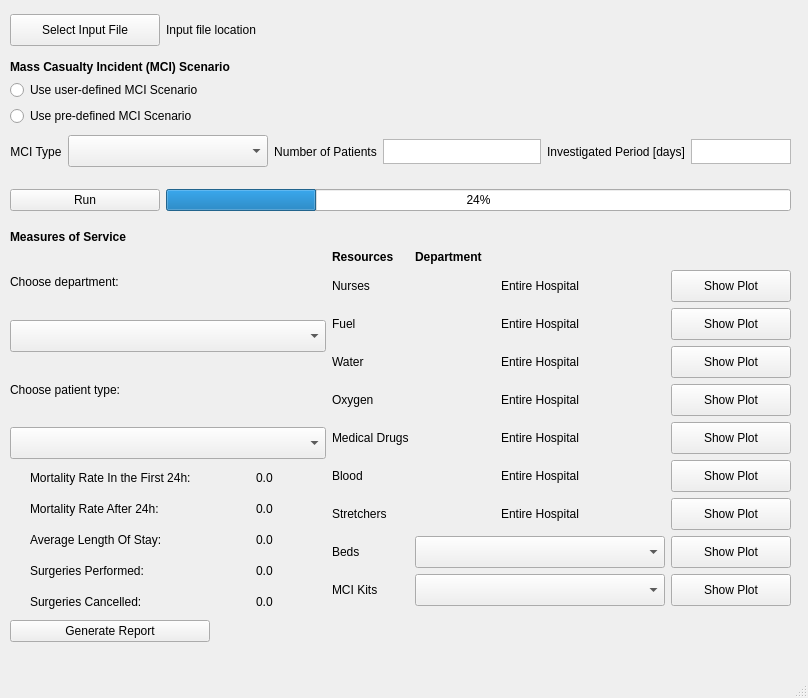
<?xml version="1.0" encoding="UTF-8"?>
<ui version="4.0">
 <class>MainWindow</class>
 <widget class="QMainWindow" name="MainWindow">
  <property name="geometry">
   <rect>
    <x>0</x>
    <y>0</y>
    <width>808</width>
    <height>698</height>
   </rect>
  </property>
  <property name="sizePolicy">
   <sizepolicy hsizetype="Preferred" vsizetype="Preferred">
    <horstretch>0</horstretch>
    <verstretch>0</verstretch>
   </sizepolicy>
  </property>
  <property name="windowTitle">
   <string>MCI Planning Tool</string>
  </property>
  <widget class="QWidget" name="centralwidget">
   <property name="sizePolicy">
    <sizepolicy hsizetype="Expanding" vsizetype="Expanding">
     <horstretch>0</horstretch>
     <verstretch>0</verstretch>
    </sizepolicy>
   </property>
   <widget class="QWidget" name="horizontalLayoutWidget">
    <property name="geometry">
     <rect>
      <x>10</x>
      <y>10</y>
      <width>781</width>
      <height>41</height>
     </rect>
    </property>
    <layout class="QHBoxLayout" name="horizontalLayout">
     <property name="sizeConstraint">
      <enum>QLayout::SetNoConstraint</enum>
     </property>
     <item>
      <widget class="QPushButton" name="button_select_file">
       <property name="sizePolicy">
        <sizepolicy hsizetype="Expanding" vsizetype="Expanding">
         <horstretch>0</horstretch>
         <verstretch>0</verstretch>
        </sizepolicy>
       </property>
       <property name="minimumSize">
        <size>
         <width>150</width>
         <height>32</height>
        </size>
       </property>
       <property name="maximumSize">
        <size>
         <width>150</width>
         <height>32</height>
        </size>
       </property>
       <property name="text">
        <string>Select Input File</string>
       </property>
      </widget>
     </item>
     <item alignment="Qt::AlignLeft|Qt::AlignVCenter">
      <widget class="QLabel" name="label_input_file_location">
       <property name="text">
        <string>Input file location                                                                                                                   </string>
       </property>
      </widget>
     </item>
    </layout>
   </widget>
   <widget class="QWidget" name="verticalLayoutWidget">
    <property name="geometry">
     <rect>
      <x>10</x>
      <y>60</y>
      <width>781</width>
      <height>111</height>
     </rect>
    </property>
    <layout class="QVBoxLayout" name="verticalLayout_8">
     <property name="sizeConstraint">
      <enum>QLayout::SetNoConstraint</enum>
     </property>
     <item>
      <widget class="QLabel" name="label_MassCasualtyIncidentScenario">
       <property name="font">
        <font>
         <bold>true</bold>
        </font>
       </property>
       <property name="text">
        <string>Mass Casualty Incident (MCI) Scenario</string>
       </property>
       <property name="alignment">
        <set>Qt::AlignLeading|Qt::AlignLeft|Qt::AlignTop</set>
       </property>
      </widget>
     </item>
     <item>
      <widget class="QRadioButton" name="radioButton_userDefinedMCI">
       <property name="sizePolicy">
        <sizepolicy hsizetype="Preferred" vsizetype="Preferred">
         <horstretch>0</horstretch>
         <verstretch>0</verstretch>
        </sizepolicy>
       </property>
       <property name="text">
        <string>Use user-defined MCI Scenario</string>
       </property>
      </widget>
     </item>
     <item>
      <widget class="QRadioButton" name="radioButton_preDefinedMCI">
       <property name="sizePolicy">
        <sizepolicy hsizetype="Preferred" vsizetype="Preferred">
         <horstretch>0</horstretch>
         <verstretch>0</verstretch>
        </sizepolicy>
       </property>
       <property name="text">
        <string>Use pre-defined MCI Scenario</string>
       </property>
      </widget>
     </item>
     <item>
      <layout class="QHBoxLayout" name="horizontalLayout_3">
       <item>
        <widget class="QLabel" name="label_preDefinedMCIType">
         <property name="sizePolicy">
          <sizepolicy hsizetype="Preferred" vsizetype="Preferred">
           <horstretch>0</horstretch>
           <verstretch>0</verstretch>
          </sizepolicy>
         </property>
         <property name="text">
          <string>MCI Type</string>
         </property>
         <property name="alignment">
          <set>Qt::AlignCenter</set>
         </property>
        </widget>
       </item>
       <item>
        <widget class="QComboBox" name="comboBox_preDefinedMCIType">
         <property name="sizePolicy">
          <sizepolicy hsizetype="Preferred" vsizetype="Preferred">
           <horstretch>0</horstretch>
           <verstretch>0</verstretch>
          </sizepolicy>
         </property>
         <property name="minimumSize">
          <size>
           <width>200</width>
           <height>32</height>
          </size>
         </property>
         <property name="maximumSize">
          <size>
           <width>1000</width>
           <height>32</height>
          </size>
         </property>
        </widget>
       </item>
       <item>
        <widget class="QLabel" name="label_NumberOfPatients">
         <property name="sizePolicy">
          <sizepolicy hsizetype="Preferred" vsizetype="Preferred">
           <horstretch>0</horstretch>
           <verstretch>0</verstretch>
          </sizepolicy>
         </property>
         <property name="text">
          <string>Number of Patients</string>
         </property>
         <property name="alignment">
          <set>Qt::AlignCenter</set>
         </property>
        </widget>
       </item>
       <item>
        <widget class="QTextEdit" name="textEdit_NumberOfPatients">
         <property name="sizePolicy">
          <sizepolicy hsizetype="Expanding" vsizetype="Fixed">
           <horstretch>0</horstretch>
           <verstretch>0</verstretch>
          </sizepolicy>
         </property>
         <property name="minimumSize">
          <size>
           <width>100</width>
           <height>25</height>
          </size>
         </property>
         <property name="maximumSize">
          <size>
           <width>300</width>
           <height>25</height>
          </size>
         </property>
         <property name="verticalScrollBarPolicy">
          <enum>Qt::ScrollBarAlwaysOff</enum>
         </property>
         <property name="html">
          <string>&lt;!DOCTYPE HTML PUBLIC &quot;-//W3C//DTD HTML 4.0//EN&quot; &quot;http://www.w3.org/TR/REC-html40/strict.dtd&quot;&gt;
&lt;html&gt;&lt;head&gt;&lt;meta name=&quot;qrichtext&quot; content=&quot;1&quot; /&gt;&lt;meta charset=&quot;utf-8&quot; /&gt;&lt;style type=&quot;text/css&quot;&gt;
p, li { white-space: pre-wrap; }
hr { height: 1px; border-width: 0; }
li.unchecked::marker { content: &quot;\2610&quot;; }
li.checked::marker { content: &quot;\2612&quot;; }
&lt;/style&gt;&lt;/head&gt;&lt;body style=&quot; font-family:'.AppleSystemUIFont'; font-size:13pt; font-weight:400; font-style:normal;&quot;&gt;
&lt;p style=&quot;-qt-paragraph-type:empty; margin-top:0px; margin-bottom:0px; margin-left:0px; margin-right:0px; -qt-block-indent:0; text-indent:0px;&quot;&gt;&lt;br /&gt;&lt;/p&gt;&lt;/body&gt;&lt;/html&gt;</string>
         </property>
        </widget>
       </item>
       <item>
        <widget class="QLabel" name="label_InvestigatedPeriod">
         <property name="sizePolicy">
          <sizepolicy hsizetype="Expanding" vsizetype="Expanding">
           <horstretch>0</horstretch>
           <verstretch>0</verstretch>
          </sizepolicy>
         </property>
         <property name="text">
          <string>Investigated Period [days]</string>
         </property>
         <property name="alignment">
          <set>Qt::AlignCenter</set>
         </property>
        </widget>
       </item>
       <item>
        <widget class="QTextEdit" name="textEdit_InvestigatedPeriod">
         <property name="sizePolicy">
          <sizepolicy hsizetype="Expanding" vsizetype="Expanding">
           <horstretch>0</horstretch>
           <verstretch>0</verstretch>
          </sizepolicy>
         </property>
         <property name="minimumSize">
          <size>
           <width>100</width>
           <height>25</height>
          </size>
         </property>
         <property name="maximumSize">
          <size>
           <width>300</width>
           <height>25</height>
          </size>
         </property>
         <property name="frameShape">
          <enum>QFrame::StyledPanel</enum>
         </property>
         <property name="verticalScrollBarPolicy">
          <enum>Qt::ScrollBarAlwaysOff</enum>
         </property>
         <property name="sizeAdjustPolicy">
          <enum>QAbstractScrollArea::AdjustToContents</enum>
         </property>
         <property name="html">
          <string>&lt;!DOCTYPE HTML PUBLIC &quot;-//W3C//DTD HTML 4.0//EN&quot; &quot;http://www.w3.org/TR/REC-html40/strict.dtd&quot;&gt;
&lt;html&gt;&lt;head&gt;&lt;meta name=&quot;qrichtext&quot; content=&quot;1&quot; /&gt;&lt;meta charset=&quot;utf-8&quot; /&gt;&lt;style type=&quot;text/css&quot;&gt;
p, li { white-space: pre-wrap; }
hr { height: 1px; border-width: 0; }
li.unchecked::marker { content: &quot;\2610&quot;; }
li.checked::marker { content: &quot;\2612&quot;; }
&lt;/style&gt;&lt;/head&gt;&lt;body style=&quot; font-family:'.AppleSystemUIFont'; font-size:13pt; font-weight:400; font-style:normal;&quot;&gt;
&lt;p style=&quot;-qt-paragraph-type:empty; margin-top:0px; margin-bottom:0px; margin-left:0px; margin-right:0px; -qt-block-indent:0; text-indent:0px;&quot;&gt;&lt;br /&gt;&lt;/p&gt;&lt;/body&gt;&lt;/html&gt;</string>
         </property>
        </widget>
       </item>
      </layout>
     </item>
    </layout>
   </widget>
   <widget class="QWidget" name="horizontalLayoutWidget_3">
    <property name="geometry">
     <rect>
      <x>10</x>
      <y>180</y>
      <width>781</width>
      <height>41</height>
     </rect>
    </property>
    <layout class="QHBoxLayout" name="horizontalLayout_5">
     <property name="sizeConstraint">
      <enum>QLayout::SetNoConstraint</enum>
     </property>
     <item>
      <widget class="QPushButton" name="button_run">
       <property name="enabled">
        <bool>true</bool>
       </property>
       <property name="sizePolicy">
        <sizepolicy hsizetype="Expanding" vsizetype="Fixed">
         <horstretch>0</horstretch>
         <verstretch>0</verstretch>
        </sizepolicy>
       </property>
       <property name="maximumSize">
        <size>
         <width>150</width>
         <height>16777215</height>
        </size>
       </property>
       <property name="text">
        <string>Run</string>
       </property>
      </widget>
     </item>
     <item>
      <widget class="QProgressBar" name="progressBar">
       <property name="value">
        <number>24</number>
       </property>
      </widget>
     </item>
    </layout>
   </widget>
   <widget class="QWidget" name="verticalLayoutWidget_2">
    <property name="geometry">
     <rect>
      <x>10</x>
      <y>230</y>
      <width>781</width>
      <height>412</height>
     </rect>
    </property>
    <layout class="QVBoxLayout" name="verticalLayout_9">
     <property name="sizeConstraint">
      <enum>QLayout::SetNoConstraint</enum>
     </property>
     <item>
      <widget class="QLabel" name="label_measures_of_service">
       <property name="maximumSize">
        <size>
         <width>16777215</width>
         <height>20</height>
        </size>
       </property>
       <property name="font">
        <font>
         <bold>true</bold>
        </font>
       </property>
       <property name="text">
        <string>Measures of Service</string>
       </property>
      </widget>
     </item>
     <item>
      <layout class="QHBoxLayout" name="horizontalLayout_6">
       <item>
        <layout class="QVBoxLayout" name="verticalLayout_11">
         <item>
          <widget class="QLabel" name="label_choose_department">
           <property name="sizePolicy">
            <sizepolicy hsizetype="Expanding" vsizetype="Preferred">
             <horstretch>0</horstretch>
             <verstretch>0</verstretch>
            </sizepolicy>
           </property>
           <property name="maximumSize">
            <size>
             <width>150</width>
             <height>16777215</height>
            </size>
           </property>
           <property name="text">
            <string>Choose department:</string>
           </property>
          </widget>
         </item>
         <item>
          <widget class="QComboBox" name="comboBox_department">
           <property name="sizePolicy">
            <sizepolicy hsizetype="Expanding" vsizetype="Fixed">
             <horstretch>0</horstretch>
             <verstretch>0</verstretch>
            </sizepolicy>
           </property>
           <property name="minimumSize">
            <size>
             <width>250</width>
             <height>32</height>
            </size>
           </property>
           <property name="maximumSize">
            <size>
             <width>500</width>
             <height>32</height>
            </size>
           </property>
          </widget>
         </item>
         <item>
          <widget class="QLabel" name="label_choose_patient_type">
           <property name="sizePolicy">
            <sizepolicy hsizetype="Expanding" vsizetype="Preferred">
             <horstretch>0</horstretch>
             <verstretch>0</verstretch>
            </sizepolicy>
           </property>
           <property name="maximumSize">
            <size>
             <width>150</width>
             <height>16777215</height>
            </size>
           </property>
           <property name="text">
            <string>Choose patient type:</string>
           </property>
          </widget>
         </item>
         <item>
          <widget class="QComboBox" name="comboBox_patient_type">
           <property name="sizePolicy">
            <sizepolicy hsizetype="Expanding" vsizetype="Fixed">
             <horstretch>0</horstretch>
             <verstretch>0</verstretch>
            </sizepolicy>
           </property>
           <property name="minimumSize">
            <size>
             <width>250</width>
             <height>32</height>
            </size>
           </property>
           <property name="maximumSize">
            <size>
             <width>500</width>
             <height>32</height>
            </size>
           </property>
          </widget>
         </item>
         <item>
          <layout class="QGridLayout" name="gridLayout_2">
           <item row="0" column="1">
            <widget class="QLabel" name="label_mortality_rate_before_24h_output">
             <property name="sizePolicy">
              <sizepolicy hsizetype="Expanding" vsizetype="Expanding">
               <horstretch>0</horstretch>
               <verstretch>0</verstretch>
              </sizepolicy>
             </property>
             <property name="maximumSize">
              <size>
               <width>50</width>
               <height>25</height>
              </size>
             </property>
             <property name="text">
              <string>0.0</string>
             </property>
            </widget>
           </item>
           <item row="1" column="0">
            <widget class="QLabel" name="label_mortality_rate_after_24">
             <property name="sizePolicy">
              <sizepolicy hsizetype="Expanding" vsizetype="Expanding">
               <horstretch>0</horstretch>
               <verstretch>0</verstretch>
              </sizepolicy>
             </property>
             <property name="maximumSize">
              <size>
               <width>200</width>
               <height>25</height>
              </size>
             </property>
             <property name="text">
              <string>Mortality Rate After 24h:</string>
             </property>
            </widget>
           </item>
           <item row="2" column="0">
            <widget class="QLabel" name="label_average_length_of_stay">
             <property name="sizePolicy">
              <sizepolicy hsizetype="Expanding" vsizetype="Expanding">
               <horstretch>0</horstretch>
               <verstretch>0</verstretch>
              </sizepolicy>
             </property>
             <property name="maximumSize">
              <size>
               <width>200</width>
               <height>25</height>
              </size>
             </property>
             <property name="text">
              <string>Average Length Of Stay:</string>
             </property>
            </widget>
           </item>
           <item row="3" column="1">
            <widget class="QLabel" name="label_surgeries_performed_output">
             <property name="sizePolicy">
              <sizepolicy hsizetype="Expanding" vsizetype="Expanding">
               <horstretch>0</horstretch>
               <verstretch>0</verstretch>
              </sizepolicy>
             </property>
             <property name="maximumSize">
              <size>
               <width>50</width>
               <height>25</height>
              </size>
             </property>
             <property name="text">
              <string>0.0</string>
             </property>
            </widget>
           </item>
           <item row="0" column="0">
            <widget class="QLabel" name="label_mortality_rate_before_24h">
             <property name="sizePolicy">
              <sizepolicy hsizetype="Expanding" vsizetype="Expanding">
               <horstretch>0</horstretch>
               <verstretch>0</verstretch>
              </sizepolicy>
             </property>
             <property name="maximumSize">
              <size>
               <width>200</width>
               <height>25</height>
              </size>
             </property>
             <property name="text">
              <string>Mortality Rate In the First 24h:</string>
             </property>
            </widget>
           </item>
           <item row="2" column="1">
            <widget class="QLabel" name="label_average_length_of_stay_output">
             <property name="sizePolicy">
              <sizepolicy hsizetype="Expanding" vsizetype="Expanding">
               <horstretch>0</horstretch>
               <verstretch>0</verstretch>
              </sizepolicy>
             </property>
             <property name="maximumSize">
              <size>
               <width>50</width>
               <height>25</height>
              </size>
             </property>
             <property name="text">
              <string>0.0</string>
             </property>
            </widget>
           </item>
           <item row="1" column="1">
            <widget class="QLabel" name="label_mortality_rate_after_24h_output">
             <property name="sizePolicy">
              <sizepolicy hsizetype="Expanding" vsizetype="Expanding">
               <horstretch>0</horstretch>
               <verstretch>0</verstretch>
              </sizepolicy>
             </property>
             <property name="maximumSize">
              <size>
               <width>50</width>
               <height>25</height>
              </size>
             </property>
             <property name="text">
              <string>0.0</string>
             </property>
            </widget>
           </item>
           <item row="4" column="1">
            <widget class="QLabel" name="label_surgeries_cancelled_output">
             <property name="sizePolicy">
              <sizepolicy hsizetype="Expanding" vsizetype="Expanding">
               <horstretch>0</horstretch>
               <verstretch>0</verstretch>
              </sizepolicy>
             </property>
             <property name="maximumSize">
              <size>
               <width>50</width>
               <height>25</height>
              </size>
             </property>
             <property name="text">
              <string>0.0</string>
             </property>
            </widget>
           </item>
           <item row="3" column="0">
            <widget class="QLabel" name="label_surgeries_performed">
             <property name="sizePolicy">
              <sizepolicy hsizetype="Expanding" vsizetype="Preferred">
               <horstretch>0</horstretch>
               <verstretch>0</verstretch>
              </sizepolicy>
             </property>
             <property name="maximumSize">
              <size>
               <width>200</width>
               <height>25</height>
              </size>
             </property>
             <property name="text">
              <string>Surgeries Performed:</string>
             </property>
            </widget>
           </item>
           <item row="4" column="0">
            <widget class="QLabel" name="label_surgeries_cancelled">
             <property name="sizePolicy">
              <sizepolicy hsizetype="Expanding" vsizetype="Preferred">
               <horstretch>0</horstretch>
               <verstretch>0</verstretch>
              </sizepolicy>
             </property>
             <property name="maximumSize">
              <size>
               <width>200</width>
               <height>25</height>
              </size>
             </property>
             <property name="text">
              <string>Surgeries Cancelled:</string>
             </property>
            </widget>
           </item>
          </layout>
         </item>
        </layout>
       </item>
       <item>
        <layout class="QGridLayout" name="gridLayout">
         <item row="7" column="1">
          <widget class="QLabel" name="label_medical_drugs">
           <property name="text">
            <string>Medical Drugs</string>
           </property>
          </widget>
         </item>
         <item row="4" column="1">
          <widget class="QLabel" name="label_fuel">
           <property name="text">
            <string>Fuel</string>
           </property>
          </widget>
         </item>
         <item row="10" column="1">
          <widget class="QLabel" name="label_beds">
           <property name="text">
            <string>Beds</string>
           </property>
          </widget>
         </item>
         <item row="5" column="1">
          <widget class="QLabel" name="label_water">
           <property name="text">
            <string>Water</string>
           </property>
          </widget>
         </item>
         <item row="4" column="2">
          <widget class="QLabel" name="label_department_nurses">
           <property name="text">
            <string>Entire Hospital</string>
           </property>
           <property name="alignment">
            <set>Qt::AlignCenter</set>
           </property>
          </widget>
         </item>
         <item row="9" column="1">
          <widget class="QLabel" name="label_stretchers">
           <property name="text">
            <string>Stretchers</string>
           </property>
          </widget>
         </item>
         <item row="8" column="1">
          <widget class="QLabel" name="label_blood">
           <property name="text">
            <string>Blood</string>
           </property>
          </widget>
         </item>
         <item row="0" column="1">
          <widget class="QLabel" name="label_resources">
           <property name="font">
            <font>
             <bold>true</bold>
            </font>
           </property>
           <property name="text">
            <string>Resources</string>
           </property>
          </widget>
         </item>
         <item row="6" column="1">
          <widget class="QLabel" name="label_oxygen">
           <property name="text">
            <string>Oxygen</string>
           </property>
          </widget>
         </item>
         <item row="7" column="2">
          <widget class="QLabel" name="label_department_drugs">
           <property name="text">
            <string>Entire Hospital</string>
           </property>
           <property name="alignment">
            <set>Qt::AlignCenter</set>
           </property>
          </widget>
         </item>
         <item row="11" column="1">
          <widget class="QLabel" name="label_MCI_kits">
           <property name="text">
            <string>MCI Kits</string>
           </property>
          </widget>
         </item>
         <item row="3" column="1">
          <widget class="QLabel" name="label_nurses">
           <property name="text">
            <string>Nurses</string>
           </property>
          </widget>
         </item>
         <item row="3" column="2">
          <widget class="QLabel" name="label_department_fuel">
           <property name="text">
            <string>Entire Hospital</string>
           </property>
           <property name="alignment">
            <set>Qt::AlignCenter</set>
           </property>
          </widget>
         </item>
         <item row="6" column="2">
          <widget class="QLabel" name="label_department_oxygen">
           <property name="text">
            <string>Entire Hospital</string>
           </property>
           <property name="alignment">
            <set>Qt::AlignCenter</set>
           </property>
          </widget>
         </item>
         <item row="8" column="2">
          <widget class="QLabel" name="label_department_blood">
           <property name="text">
            <string>Entire Hospital</string>
           </property>
           <property name="alignment">
            <set>Qt::AlignCenter</set>
           </property>
          </widget>
         </item>
         <item row="5" column="2">
          <widget class="QLabel" name="label_department_water">
           <property name="text">
            <string>Entire Hospital</string>
           </property>
           <property name="alignment">
            <set>Qt::AlignCenter</set>
           </property>
          </widget>
         </item>
         <item row="9" column="2">
          <widget class="QLabel" name="label_department_stretchers">
           <property name="sizePolicy">
            <sizepolicy hsizetype="Expanding" vsizetype="Preferred">
             <horstretch>0</horstretch>
             <verstretch>0</verstretch>
            </sizepolicy>
           </property>
           <property name="maximumSize">
            <size>
             <width>300</width>
             <height>16777215</height>
            </size>
           </property>
           <property name="text">
            <string>Entire Hospital</string>
           </property>
           <property name="alignment">
            <set>Qt::AlignCenter</set>
           </property>
          </widget>
         </item>
         <item row="0" column="2">
          <widget class="QLabel" name="label_department">
           <property name="sizePolicy">
            <sizepolicy hsizetype="Expanding" vsizetype="Fixed">
             <horstretch>0</horstretch>
             <verstretch>0</verstretch>
            </sizepolicy>
           </property>
           <property name="maximumSize">
            <size>
             <width>500</width>
             <height>16777215</height>
            </size>
           </property>
           <property name="font">
            <font>
             <bold>true</bold>
            </font>
           </property>
           <property name="text">
            <string>Department</string>
           </property>
          </widget>
         </item>
         <item row="11" column="2">
          <widget class="QComboBox" name="comboBox_department_MCI_Kits">
           <property name="sizePolicy">
            <sizepolicy hsizetype="Expanding" vsizetype="Fixed">
             <horstretch>0</horstretch>
             <verstretch>0</verstretch>
            </sizepolicy>
           </property>
           <property name="minimumSize">
            <size>
             <width>250</width>
             <height>32</height>
            </size>
           </property>
           <property name="maximumSize">
            <size>
             <width>500</width>
             <height>32</height>
            </size>
           </property>
          </widget>
         </item>
         <item row="10" column="2">
          <widget class="QComboBox" name="comboBox_department_Beds">
           <property name="sizePolicy">
            <sizepolicy hsizetype="Expanding" vsizetype="Fixed">
             <horstretch>0</horstretch>
             <verstretch>0</verstretch>
            </sizepolicy>
           </property>
           <property name="minimumSize">
            <size>
             <width>250</width>
             <height>32</height>
            </size>
           </property>
           <property name="maximumSize">
            <size>
             <width>500</width>
             <height>32</height>
            </size>
           </property>
          </widget>
         </item>
         <item row="3" column="3">
          <widget class="QPushButton" name="button_show_plot_nurses">
           <property name="sizePolicy">
            <sizepolicy hsizetype="Expanding" vsizetype="Fixed">
             <horstretch>0</horstretch>
             <verstretch>0</verstretch>
            </sizepolicy>
           </property>
           <property name="minimumSize">
            <size>
             <width>120</width>
             <height>32</height>
            </size>
           </property>
           <property name="maximumSize">
            <size>
             <width>200</width>
             <height>32</height>
            </size>
           </property>
           <property name="text">
            <string>Show Plot</string>
           </property>
          </widget>
         </item>
         <item row="4" column="3">
          <widget class="QPushButton" name="button_show_plot_fuel">
           <property name="sizePolicy">
            <sizepolicy hsizetype="Expanding" vsizetype="Fixed">
             <horstretch>0</horstretch>
             <verstretch>0</verstretch>
            </sizepolicy>
           </property>
           <property name="minimumSize">
            <size>
             <width>120</width>
             <height>32</height>
            </size>
           </property>
           <property name="maximumSize">
            <size>
             <width>200</width>
             <height>32</height>
            </size>
           </property>
           <property name="text">
            <string>Show Plot</string>
           </property>
          </widget>
         </item>
         <item row="5" column="3">
          <widget class="QPushButton" name="button_show_plot_water">
           <property name="sizePolicy">
            <sizepolicy hsizetype="Expanding" vsizetype="Fixed">
             <horstretch>0</horstretch>
             <verstretch>0</verstretch>
            </sizepolicy>
           </property>
           <property name="minimumSize">
            <size>
             <width>120</width>
             <height>32</height>
            </size>
           </property>
           <property name="maximumSize">
            <size>
             <width>200</width>
             <height>32</height>
            </size>
           </property>
           <property name="text">
            <string>Show Plot</string>
           </property>
          </widget>
         </item>
         <item row="6" column="3">
          <widget class="QPushButton" name="button_show_plot_oxygen">
           <property name="sizePolicy">
            <sizepolicy hsizetype="Expanding" vsizetype="Fixed">
             <horstretch>0</horstretch>
             <verstretch>0</verstretch>
            </sizepolicy>
           </property>
           <property name="minimumSize">
            <size>
             <width>120</width>
             <height>32</height>
            </size>
           </property>
           <property name="maximumSize">
            <size>
             <width>200</width>
             <height>32</height>
            </size>
           </property>
           <property name="text">
            <string>Show Plot</string>
           </property>
          </widget>
         </item>
         <item row="7" column="3">
          <widget class="QPushButton" name="button_show_plot_drugs">
           <property name="sizePolicy">
            <sizepolicy hsizetype="Expanding" vsizetype="Fixed">
             <horstretch>0</horstretch>
             <verstretch>0</verstretch>
            </sizepolicy>
           </property>
           <property name="minimumSize">
            <size>
             <width>120</width>
             <height>32</height>
            </size>
           </property>
           <property name="maximumSize">
            <size>
             <width>200</width>
             <height>32</height>
            </size>
           </property>
           <property name="text">
            <string>Show Plot</string>
           </property>
          </widget>
         </item>
         <item row="8" column="3">
          <widget class="QPushButton" name="button_show_plot_blood">
           <property name="sizePolicy">
            <sizepolicy hsizetype="Expanding" vsizetype="Fixed">
             <horstretch>0</horstretch>
             <verstretch>0</verstretch>
            </sizepolicy>
           </property>
           <property name="minimumSize">
            <size>
             <width>120</width>
             <height>32</height>
            </size>
           </property>
           <property name="maximumSize">
            <size>
             <width>200</width>
             <height>32</height>
            </size>
           </property>
           <property name="text">
            <string>Show Plot</string>
           </property>
          </widget>
         </item>
         <item row="9" column="3">
          <widget class="QPushButton" name="button_show_plot_stretchers">
           <property name="sizePolicy">
            <sizepolicy hsizetype="Expanding" vsizetype="Fixed">
             <horstretch>0</horstretch>
             <verstretch>0</verstretch>
            </sizepolicy>
           </property>
           <property name="minimumSize">
            <size>
             <width>120</width>
             <height>32</height>
            </size>
           </property>
           <property name="maximumSize">
            <size>
             <width>200</width>
             <height>32</height>
            </size>
           </property>
           <property name="text">
            <string>Show Plot</string>
           </property>
          </widget>
         </item>
         <item row="10" column="3">
          <widget class="QPushButton" name="button_show_plot_beds">
           <property name="sizePolicy">
            <sizepolicy hsizetype="Expanding" vsizetype="Fixed">
             <horstretch>0</horstretch>
             <verstretch>0</verstretch>
            </sizepolicy>
           </property>
           <property name="minimumSize">
            <size>
             <width>120</width>
             <height>32</height>
            </size>
           </property>
           <property name="maximumSize">
            <size>
             <width>200</width>
             <height>32</height>
            </size>
           </property>
           <property name="text">
            <string>Show Plot</string>
           </property>
          </widget>
         </item>
         <item row="11" column="3">
          <widget class="QPushButton" name="button_show_plot_MCI_kits">
           <property name="sizePolicy">
            <sizepolicy hsizetype="Expanding" vsizetype="Fixed">
             <horstretch>0</horstretch>
             <verstretch>0</verstretch>
            </sizepolicy>
           </property>
           <property name="minimumSize">
            <size>
             <width>120</width>
             <height>32</height>
            </size>
           </property>
           <property name="maximumSize">
            <size>
             <width>200</width>
             <height>32</height>
            </size>
           </property>
           <property name="text">
            <string>Show Plot</string>
           </property>
          </widget>
         </item>
        </layout>
       </item>
      </layout>
     </item>
     <item>
      <widget class="QPushButton" name="button_generate_report">
       <property name="sizePolicy">
        <sizepolicy hsizetype="Expanding" vsizetype="Fixed">
         <horstretch>0</horstretch>
         <verstretch>0</verstretch>
        </sizepolicy>
       </property>
       <property name="maximumSize">
        <size>
         <width>200</width>
         <height>16777215</height>
        </size>
       </property>
       <property name="text">
        <string>Generate Report</string>
       </property>
      </widget>
     </item>
    </layout>
   </widget>
  </widget>
  <widget class="QMenuBar" name="menubar">
   <property name="geometry">
    <rect>
     <x>0</x>
     <y>0</y>
     <width>808</width>
     <height>24</height>
    </rect>
   </property>
  </widget>
  <widget class="QStatusBar" name="statusbar"/>
 </widget>
 <resources/>
 <connections/>
</ui>
